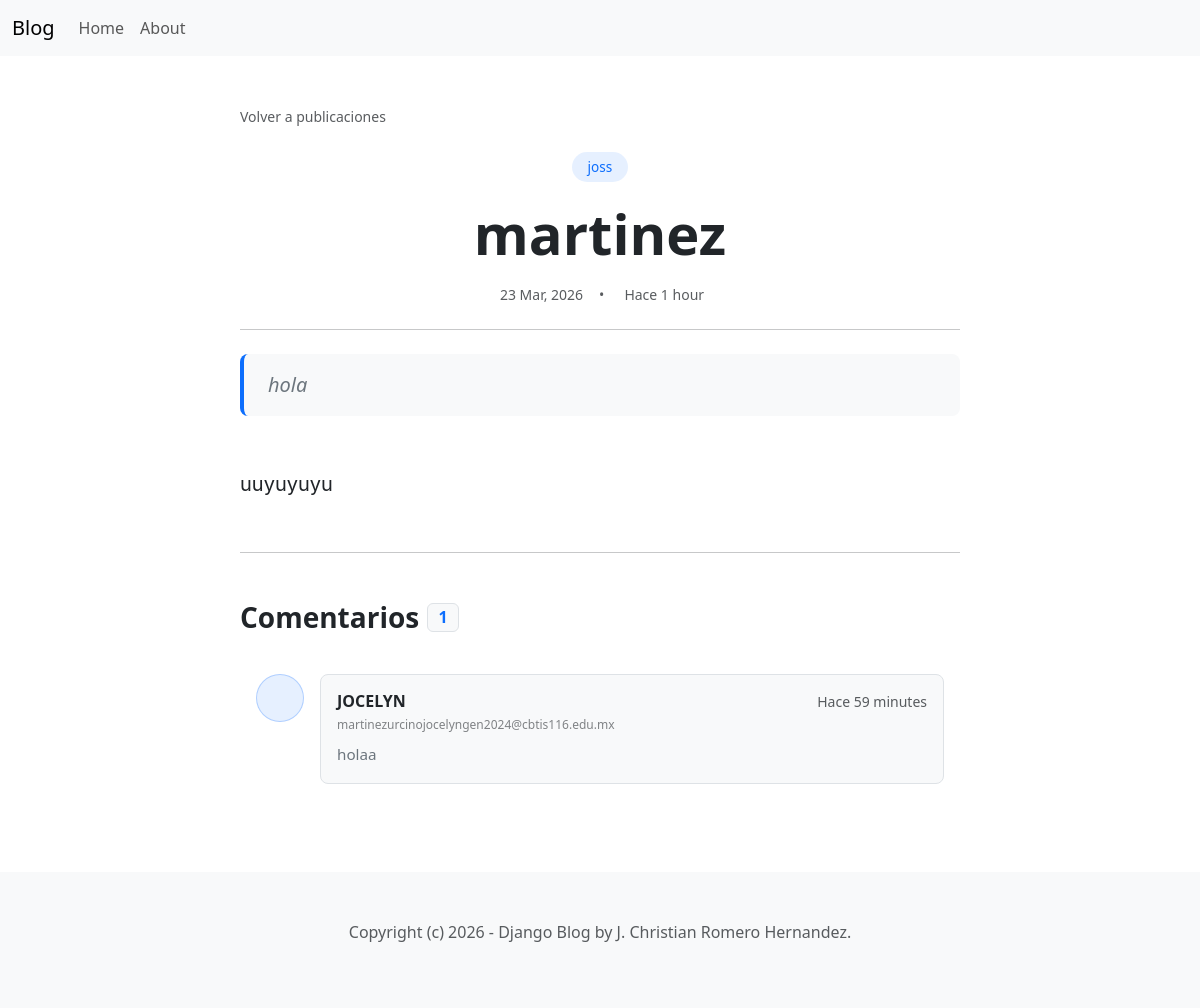
Page /blog/1/ on the committed database.
### blog/models.py (models this page shows, shortened)
class Post(models.Model):
    ACTIVE = 'active'
    DRAFT = 'draft'
    CHOICES_STATUS = {
        (ACTIVE, 'Active'),
        (DRAFT, 'Draft')
    }
    category = models.ForeignKey(Category, related_name='posts', on_delete=models.CASCADE)
    title = models.CharField(max_length=255)
    intro = models.TextField()
    body = models.TextField()
    created_at = models.DateTimeField(auto_now_add=True)
    status = models.CharField(max_length=10, choices=CHOICES_STATUS, default=ACTIVE)
    image = models.ImageField(upload_to='upload/', blank=True, null=True)

class Category(models.Model):
    title = models.CharField(max_length=255)
    class Meta:
        ordering = ('title',)
        verbose_name_plural = 'Categories'
    def __str__(self):
        return self.title

class Comment(models.Model):
    post = models.ForeignKey(Post, related_name='comments', on_delete=models.CASCADE)
    name = models.CharField(max_length=255)
    email = models.EmailField()
    body = models.TextField()
    created_at = models.DateTimeField(auto_now_add=True)

### blog/views.py (the view, shortened to what this page needs)
# urls.py: path('blog/<int:id>/', detail,  name= 'post_detail'),
def detail(request, id):
    post = get_object_or_404(Post, id=id, status=Post.ACTIVE)
    context = {
        "post" : post,
    }
    return render(request, "blog/detail.html", context)

### blog/templates/blog/detail.html (shortened to what this page needs)
{% extends 'blog/base.html' %}
{% block content %}
<div class="container py-5">
    <div class="row justify-content-center">
        <div class="col-lg-8">
            <nav aria-label="breadcrumb" class="mb-4">
                <a href="{% url 'home' %}" class="text-decoration-none text-muted small transition-all hover-link">
                     Volver a publicaciones
                </a>
            </nav>
            <article class="blog-post">
                <header class="mb-4 text-center"> <div class="mb-3">
                        <span class="badge rounded-pill bg-primary bg-opacity-10 text-primary px-3 py-2 fs-7 fw-medium">
                            {{ post.category }}
                        </span>
                    </div>
                    <h1 class="display-4 fw-extrabold mb-3 lh-sm text-dark">{{ post.title }}</h1>
                    <div class="text-muted d-flex align-items-center gap-3 justify-content-center small">
                        <span> {{ post.created_at|date:"d M, Y" }}</span>
                        <span>•</span>
                        <span> Hace {{ post.created_at|timesince }}</span>
                    </div>
                </header>
                <hr class="my-4 opacity-25">
                <div class="lead fw-normal text-secondary mb-5 px-4 py-3 bg-light rounded-3 border-start border-4 border-primary quote-container">
                    {{ post.intro }}
                </div>
                <div class="post-body lh-lg fs-5 mb-5 text-dark">
                    {{ post.body|linebreaks }}
                </div>
            </article>
            <hr class="my-5 opacity-25">
            <section id="comments">
                <h3 class="mb-4 d-flex align-items-center fw-bold">
                    Comentarios
                    <span class="badge bg-light text-primary ms-2 fs-6 border">{{ post.comments.count }}</span>
                </h3>
                {% for comment in post.comments.all %}
                <div class="d-flex mb-4 p-3 rounded-3 hover-bg-light transition-all">
                    <div class="flex-shrink-0">
                        <div class="bg-primary bg-opacity-10 rounded-circle d-flex align-items-center justify-content-center border border-primary border-opacity-25"
                             style="width: 48px; height: 48px;">
                        </div>
                    </div>
                    <div class="flex-grow-1 ms-3">
                        <div class="p-3 bg-light rounded-3 border">
                            <div class="d-flex justify-content-between align-items-center mb-1">
                                <h6 class="mb-0 fw-bold text-dark">{{ comment.name }}</h6>
                                <small class="text-muted small">Hace {{ comment.created_at|timesince }}</small>
                            </div>
                            <div class="text-muted small mb-2 opacity-75" style="font-size: 0.75rem;">{{ comment.email }}</div>
                            <p class="mb-0 text-secondary" style="font-size: 0.95rem; line-height: 1.6;">
                                {{ comment.body }}
                            </p>
                        </div>
                    </div>
                </div>
                {% empty %}
                <div class="text-center py-4 bg-light rounded-3 border border-dashed">
                    <i class="bi bi-chat-left-dots text-muted fs-1"></i>
                    <p class="text-muted mt-2">Sé el primero en dejar un comentario.</p>
                </div>
                {% endfor %}
            </section>
        </div>
    </div>
</div>
{% endblock %}

### blog/templates/blog/detail.html (style rules this page uses)
.post-body { color: #1a1a1a; font-family: 'SF Pro Display', -apple-system, BlinkMacSystemFont, 'Segoe UI', Roboto, Oxygen, Ubuntu, Cantarell, 'Open Sans', 'Helvetica Neue', sans-serif; }
.post-body p { margin-bottom: 1.75rem; }
.fs-7 { font-size: 0.85rem; }
.fw-extrabold { font-weight: 800; }
.transition-all { transition: all 0.3s ease-in-out; }
.quote-container { font-style: italic; }

### rows in the picture
Post: category "joss", title "martinez", created_at "23 Mar, 2026", created_at "1 hour", intro "hola", body "uuyuyuyu", comments.count "1"
Comment: name "JOCELYN", created_at "59 minutes", email "martinezurcinojocelyngen2024@cbtis116.edu.mx", body "holaa"
